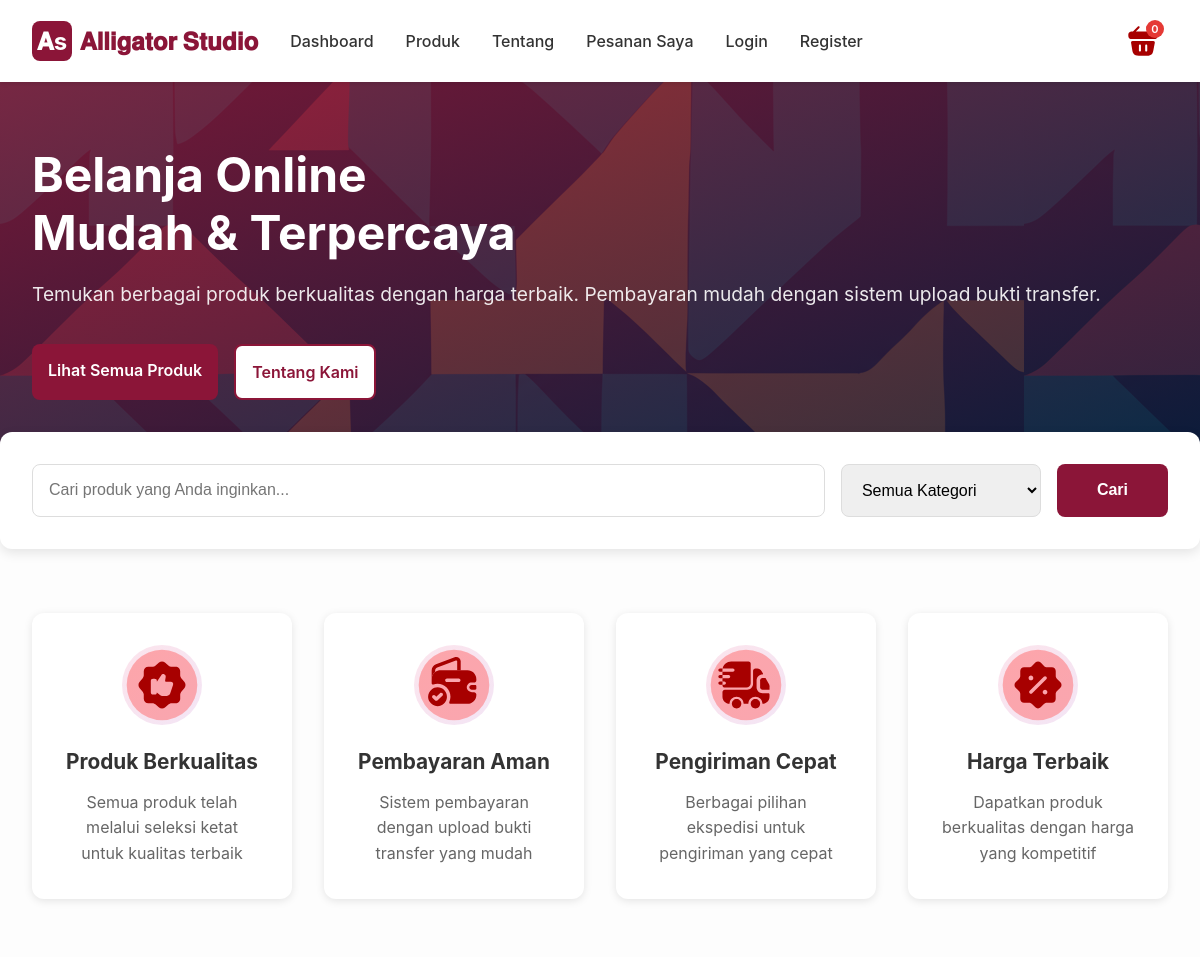
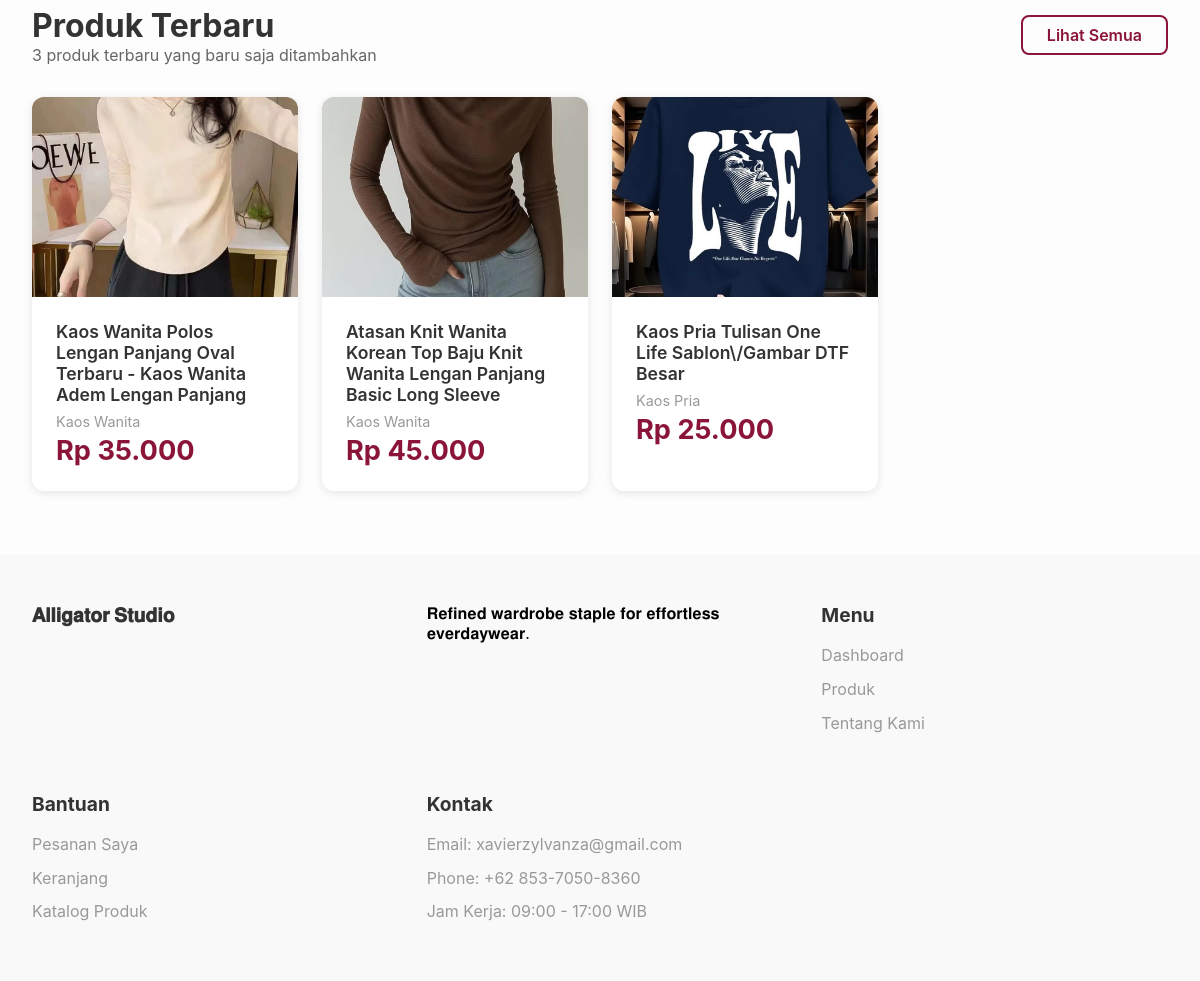
The page / on the database its author committed (2 pictures, top to bottom).
### tables this page shows
CREATE TABLE `products` (
  `id` varchar(255) NOT NULL,
  `name` varchar(255) NOT NULL,
  `category_id` varchar(255) NOT NULL,
  `price` decimal(10,2) NOT NULL,
  `stock` int(11) NOT NULL,
  `description` text DEFAULT NULL
);

CREATE TABLE `categories` (
  `id` varchar(255) NOT NULL,
  `name` varchar(255) NOT NULL
);

### includes/functions.php (called while the page is built, shortened)
<?php
require_once __DIR__ . '/db_connection.php';
require_once __DIR__ . '/db_functions.php';
function isLoggedIn() {
    return isset($_SESSION['user_id']);
}
?>

### includes/product_functions.php (called while the page is built, shortened)
<?php
function getProducts($search_query = null, $category_id = null, $order_by = 'name', $direction = 'ASC') {
    $where_clauses = [];
    $params = [];
    $query = "SELECT p.*, c.name as category_name
              FROM products p
              JOIN categories c ON p.category_id = c.id" .
             (empty($where_clauses) ? '' : " WHERE " . implode(' AND ', $where_clauses)) .
             " ORDER BY p.`$order_by` $direction";
    $products = db_queryAll($query, $params);
    foreach ($products as &$product) {
        $product['images'] = getProductImages($product['id']);
    }
    return $products;
}
function getProductImages($product_id) {
    $images = db_queryAll("SELECT image_path, is_main FROM product_images WHERE product_id = :product_id ORDER BY is_main DESC, id ASC", [':product_id' => $product_id]);
    $image_paths = [];
    foreach ($images as $img) {
        $image_paths[] = $img['image_path'];
    }
    return $image_paths;
}
?>

### includes/db_functions.php (called while the page is built, shortened)
<?php
require_once __DIR__ . '/db_connection.php';
function db_queryAll($query, $params = []) {
    global $pdo;
    $stmt = $pdo->prepare($query);
    $stmt->execute($params);
    return $stmt->fetchAll(PDO::FETCH_ASSOC);
}
?>

### index.php (the view, shortened to what this page needs)
<?php
include 'includes/header.php';
include_once 'includes/product_functions.php';
$products = getProducts(null, null, 'id', 'DESC');
$latest_products = array_slice($products, 0, 10);
?>
    <section class="hero">
        <div class="hero-content">
            <h1>Belanja Online<br>Mudah & Terpercaya</h1>
            <p>Temukan berbagai produk berkualitas dengan harga terbaik. Pembayaran mudah dengan sistem upload bukti transfer.</p>
            <div class="hero-buttons">
                <a href="products.php" class="btn btn-primary">Lihat Semua Produk</a>
                <a href="about.php" class="btn btn-secondary">Tentang Kami</a>
            </div>
        </div>
    </section>
    <div class="search-section">
        <input type="text" class="search-input" placeholder="Cari produk yang Anda inginkan..." id="searchInput">
        <select class="category-select" id="categoryFilter">
            <option value="">Semua Kategori</option>
        </select>
        <button class="btn-search" onclick="searchProducts()">Cari</button>
    </div>
    <section class="features">
        <div class="feature-card">
            <img class="feature-icon" src="assets/icons/ic_good_product.svg"/>
            <h3>Produk Berkualitas</h3>
            <p>Semua produk telah melalui seleksi ketat untuk kualitas terbaik</p>
        </div>
        <div class="feature-card">
            <img class="feature-icon" src="assets/icons/ic_nice_payment.svg"/>
            <h3>Pembayaran Aman</h3>
            <p>Sistem pembayaran dengan upload bukti transfer yang mudah</p>
        </div>
        <div class="feature-card">
            <img class="feature-icon" src="assets/icons/ic_shipping.svg"/>
            <h3>Pengiriman Cepat</h3>
            <p>Berbagai pilihan ekspedisi untuk pengiriman yang cepat</p>
        </div>
        <div class="feature-card">
            <img class="feature-icon" src="assets/icons/ic_percent.svg"/>
            <h3>Harga Terbaik</h3>
            <p>Dapatkan produk berkualitas dengan harga yang kompetitif</p>
        </div>
    </section>
    <section class="products-section">
        <div class="section-header">
            <div>
                <h2>Produk Terbaru</h2>
                <p><?php echo count($latest_products); ?> produk terbaru yang baru saja ditambahkan</p>
            </div>
            <a href="products.php" class="view-all">Lihat Semua</a>
        </div>
        <div class="products-grid" id="productsGrid">
            <?php if (empty($latest_products)): ?>
                <p>Tidak ada produk terbaru.</p>
            <?php else: ?>
                <?php foreach ($latest_products as $product): ?>
                    <?php
                        $main_image_path = !empty($product['images'][0]) ? $product['images'][0] : 'assets/images/placeholder.jpg';
                    ?>
                    <div class="product-card" onclick="location.href='product-detail.php?id=<?php echo htmlspecialchars($product['id']); ?>'">
                        <img src="<?php echo htmlspecialchars(BASE_URL_PATH . $main_image_path); ?>" alt="<?php echo htmlspecialchars($product['name']); ?>" class="product-card-image">
                        <div class="product-card-info">
                            <div class="product-card-name"><?php echo htmlspecialchars($product['name']); ?></div>
                            <div class="product-card-category"><?php echo htmlspecialchars($product['category_name']); ?></div>
                            <div class="product-card-price">Rp <?php echo number_format($product['price'], 0, ',', '.'); ?></div>
                        </div>
                    </div>
                <?php endforeach; ?>
            <?php endif; ?>
        </div>
    </section>
<?php include 'includes/footer.php'; ?>

### includes/header.php (shortened to what this page needs)
<?php
include_once __DIR__ . '/functions.php';
?>
<!DOCTYPE html>
<html lang="id">
<head>
    <link rel="stylesheet" href="css/style.css">
</head>
<body>
    <nav class="navbar">
        <a href="index.php" class="logo">
            <div class="logo-icon">𝐀s</div>
            <span>𝐀𝐥𝐥𝐢𝐠𝐚𝐭𝐨𝐫 𝐒𝐭𝐮𝐝𝐢𝐨</span>
        </a>
        <ul class="nav-menu">
            <li><a href="index.php">Dashboard</a></li>
            <li><a href="products.php">Produk</a></li>
            <li><a href="about.php">Tentang</a></li>
            <li><a href="orders.php">Pesanan Saya</a></li>
            <?php if (isLoggedIn()): ?>
                <li><a href="logout.php">Logout</a></li>
            <?php else: ?>
                <li><a href="login.php">Login</a></li>
                <li><a href="register.php">Register</a></li>
            <?php endif; ?>
        </ul>
        <div class="cart-icon-wrapper" onclick="window.location.href='cart.php'">
            <img src="assets/icons/ic_cart.svg" alt="Keranjang" class="cart-icon">
            <span class="cart-badge" id="cartCountNav">0</span>
        </div>
    </nav>

### includes/footer.php (shortened to what this page needs)
    <footer class="footer">
        <div class="footer-content">
            <div class="footer-section">
                <h3>𝐀𝐥𝐥𝐢𝐠𝐚𝐭𝐨𝐫 𝐒𝐭𝐮𝐝𝐢𝐨</h3>
            </div><p>𝐑𝐞𝐟𝐢𝐧𝐞𝐝 𝐰𝐚𝐫𝐝𝐫𝐨𝐛𝐞 𝐬𝐭𝐚𝐩𝐥𝐞 𝐟𝐨𝐫 𝐞𝐟𝐟𝐨𝐫𝐭𝐥𝐞𝐬𝐬 𝐞𝐯𝐞𝐫𝐝𝐚𝐲𝐰𝐞𝐚𝐫.</p>
            <div class="footer-section">
                <h3>Menu</h3>
                <a href="index.php">Dashboard</a>
                <a href="products.php">Produk</a>
                <a href="about.php">Tentang Kami</a>
            </div>
            <div class="footer-section">
                <h3>Bantuan</h3>
                <a href="orders.php">Pesanan Saya</a>
                <a href="cart.php">Keranjang</a>
                <a href="products.php">Katalog Produk</a>
            </div>
            <div class="footer-section">
                <h3>Kontak</h3>
                <p>Email: xavierzylvanza@gmail.com</p>
                <p>Phone: +62 853-7050-8360</p>
                <p>Jam Kerja: 09:00 - 17:00 WIB</p>
            </div>
        </div>
    </footer>
</body>
</html>

### rows shown on the page
products: shows a picture, name "Kaos Wanita Polos Lengan Panjang Oval Terbaru - Kaos Wanita Adem Lengan Panjang", category.name "Kaos Wanita", price "35.000"
products: shows a picture, name "Atasan Knit Wanita Korean Top Baju Knit Wanita Lengan Panjang Basic Long Sleeve", category.name "Kaos Wanita", price "45.000"
products: shows a picture, name "Kaos Pria Tulisan One Life Sablon\\/Gambar DTF Besar", category.name "Kaos Pria", price "25.000"

### other values the page prints
count($latest_products) "3"
